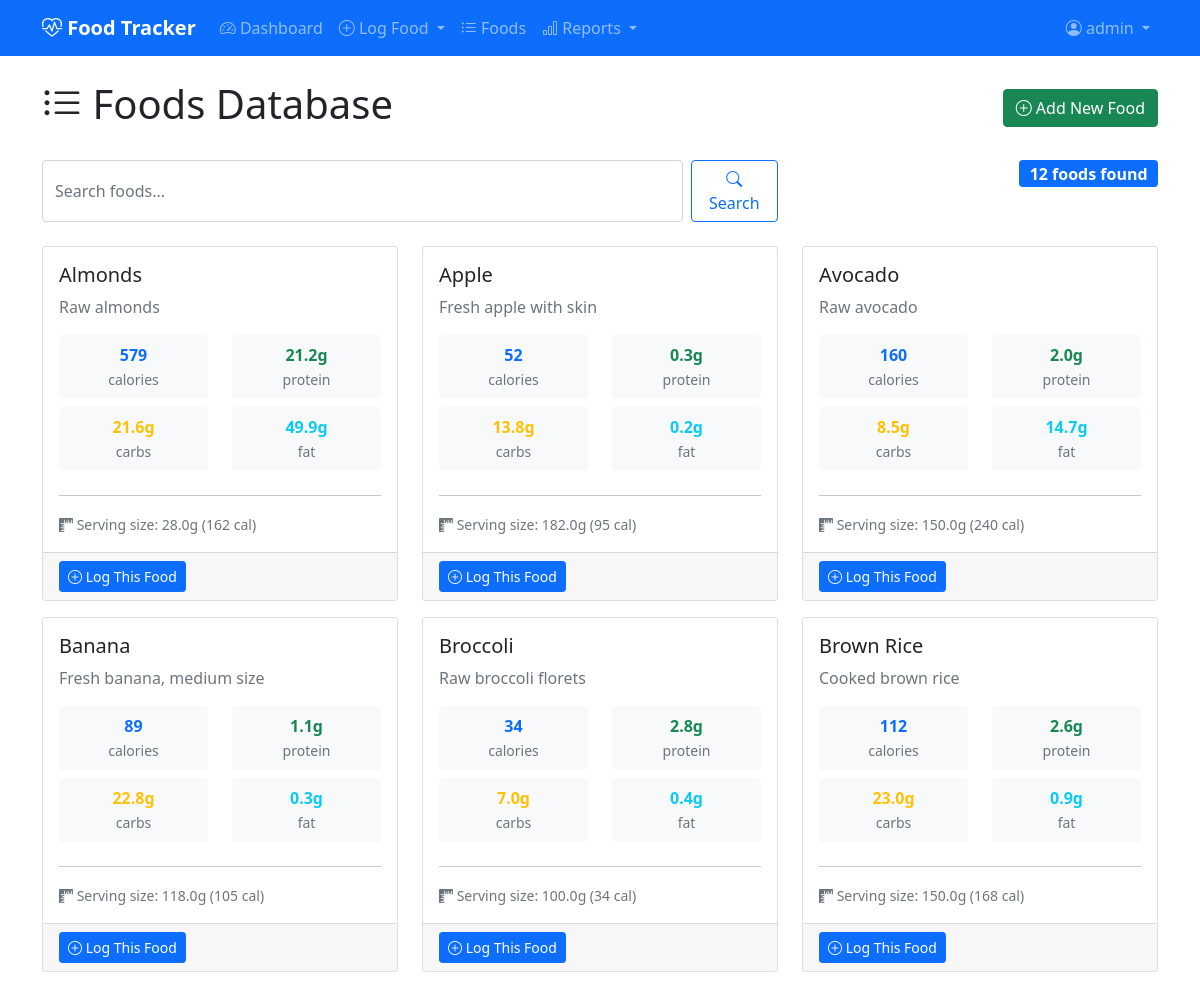
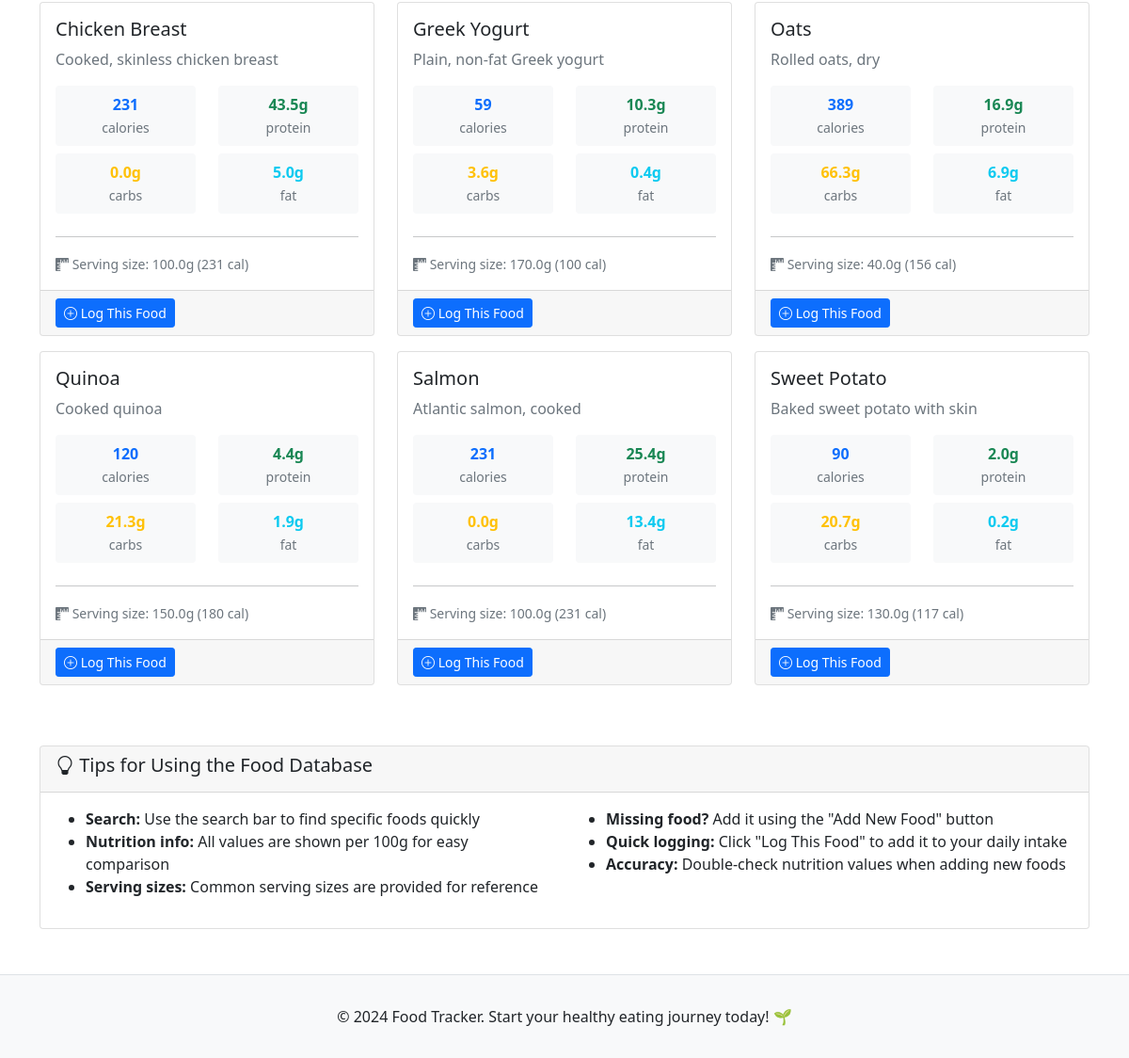
Page /foods/ (signed in) on the committed database (2 pictures, top to bottom).
### counter/models.py (models this page shows, shortened)
class Food(models.Model):
    name = models.CharField(max_length=200, unique=True)
    description = models.TextField(blank=True, help_text="Brief description of the food item")
    calories_per_100g = models.DecimalField(max_digits=6, decimal_places=2, default=0)
    protein_per_100g = models.DecimalField(max_digits=6, decimal_places=2, default=0, help_text="Protein in grams")
    carbs_per_100g = models.DecimalField(max_digits=6, decimal_places=2, default=0, help_text="Carbohydrates in grams")
    fat_per_100g = models.DecimalField(max_digits=6, decimal_places=2, default=0, help_text="Fat in grams")
    fiber_per_100g = models.DecimalField(max_digits=6, decimal_places=2, default=0, help_text="Fiber in grams")
    serving_size_g = models.DecimalField(max_digits=6, decimal_places=1, default=100, help_text="Common serving size in grams")
    created_at = models.DateTimeField(auto_now_add=True)
    updated_at = models.DateTimeField(auto_now=True)
    class Meta:
        ordering = ['name']
    def calories_per_serving(self):
        return (self.calories_per_100g * self.serving_size_g / 100).quantize(Decimal('0.1'))

### counter/views.py (the view)
# urls.py: path('foods/', views.food_list, name='food_list'),
def food_list(request):
    query = request.GET.get('search', '')
    foods = Food.objects.all()
    if query:
        foods = foods.filter(
            Q(name__icontains=query) | Q(description__icontains=query)
        )
    foods = foods.order_by('name')
    context = {
        'foods': foods,
        'search_query': query,
    }
    return render(request, 'food_list.html', context)

### counter/templates/food_list.html (shortened to what this page needs)
{% extends 'base.html' %}
{% block content %}
<div class="d-flex justify-content-between align-items-center mb-4">
    <h1><i class="bi bi-list-ul"></i> Foods Database</h1>
    <a href="{% url 'add_food' %}" class="btn btn-success">
        <i class="bi bi-plus-circle"></i> Add New Food
    </a>
</div>
<div class="row mb-4">
    <div class="col-lg-8">
        <form method="get" class="d-flex">
            <input type="text" name="search" class="form-control" placeholder="Search foods..."
                   value="{{ search_query }}" autocomplete="off">
            <button type="submit" class="btn btn-outline-primary ms-2">
                <i class="bi bi-search"></i> Search
            </button>
        </form>
    </div>
    <div class="col-lg-4">
        <div class="text-end">
            <span class="badge bg-primary fs-6">{{ foods.count }} food{{ foods.count|pluralize }} found</span>
        </div>
    </div>
</div>
<div class="row">
    {% if foods %}
        {% for food in foods %}
            <div class="col-lg-6 col-xl-4 mb-3">
                <div class="card h-100">
                    <div class="card-body">
                        <h5 class="card-title">{{ food.name }}</h5>
                        {% if food.description %}
                            <p class="card-text text-muted">{{ food.description|truncatewords:15 }}</p>
                        {% endif %}
                        <div class="nutrition-info">
                            <div class="row text-center">
                                <div class="col-6">
                                    <div class="bg-light p-2 rounded mb-2">
                                        <strong class="text-primary">{{ food.calories_per_100g|floatformat:0 }}</strong><br>
                                        <small class="text-muted">calories</small>
                                    </div>
                                </div>
                                <div class="col-6">
                                    <div class="bg-light p-2 rounded mb-2">
                                        <strong class="text-success">{{ food.protein_per_100g|floatformat:1 }}g</strong><br>
                                        <small class="text-muted">protein</small>
                                    </div>
                                </div>
                            </div>
                            <div class="row text-center">
                                <div class="col-6">
                                    <div class="bg-light p-2 rounded mb-2">
                                        <strong class="text-warning">{{ food.carbs_per_100g|floatformat:1 }}g</strong><br>
                                        <small class="text-muted">carbs</small>
                                    </div>
                                </div>
                                <div class="col-6">
                                    <div class="bg-light p-2 rounded mb-2">
                                        <strong class="text-info">{{ food.fat_per_100g|floatformat:1 }}g</strong><br>
                                        <small class="text-muted">fat</small>
                                    </div>
                                </div>
                            </div>
                        </div>
                        <hr>
                        <div class="row">
                            <div class="col-12">
                                <small class="text-muted">
                                    <i class="bi bi-rulers"></i> Serving size: {{ food.serving_size_g }}g
                                    ({{ food.calories_per_serving|floatformat:0 }} cal)
                                </small>
                            </div>
                        </div>
                    </div>
                    <div class="card-footer">
                        <div class="d-grid">
                            <form method="get" action="{% url 'log_food' %}">
                                <button type="submit" class="btn btn-primary btn-sm">
                                    <i class="bi bi-plus-circle"></i> Log This Food
                                </button>
                            </form>
                        </div>
                    </div>
                </div>
            </div>
        {% endfor %}
    {% endif %}
</div>
<div class="row mt-5">
    <div class="col-12">
        <div class="card">
            <div class="card-header">
                <h5><i class="bi bi-lightbulb"></i> Tips for Using the Food Database</h5>
            </div>
            <div class="card-body">
                <div class="row">
                    <div class="col-md-6">
                        <ul>
                            <li><strong>Search:</strong> Use the search bar to find specific foods quickly</li>
                            <li><strong>Nutrition info:</strong> All values are shown per 100g for easy comparison</li>
                            <li><strong>Serving sizes:</strong> Common serving sizes are provided for reference</li>
                        </ul>
                    </div>
                    <div class="col-md-6">
                        <ul>
                            <li><strong>Missing food?</strong> Add it using the "Add New Food" button</li>
                            <li><strong>Quick logging:</strong> Click "Log This Food" to add it to your daily intake</li>
                            <li><strong>Accuracy:</strong> Double-check nutrition values when adding new foods</li>
                        </ul>
                    </div>
                </div>
            </div>
        </div>
    </div>
</div>
{% endblock %}

### counter/templates/base.html (shortened to what this page needs)
<!DOCTYPE html>
<html lang="en">
<head>
    <link href="https://cdn.jsdelivr.net/npm/bootstrap@5.1.3/dist/css/bootstrap.min.css" rel="stylesheet">
    <link href="https://cdn.jsdelivr.net/npm/bootstrap-icons@1.7.2/font/bootstrap-icons.css" rel="stylesheet">
</head>
<body>
    <nav class="navbar navbar-expand-lg navbar-dark bg-primary">
        <div class="container">
            <a class="navbar-brand" href="{% url 'home' %}">
                <i class="bi bi-heart-pulse"></i> Food Tracker
            </a>
            <div class="collapse navbar-collapse" id="navbarNav">
                <ul class="navbar-nav me-auto">
                    {% if user.is_authenticated %}
                        <li class="nav-item">
                            <a class="nav-link" href="{% url 'dashboard' %}">
                                <i class="bi bi-speedometer2"></i> Dashboard
                            </a>
                        </li>
                        <li class="nav-item dropdown">
                            <a class="nav-link dropdown-toggle" href="#" role="button" data-bs-toggle="dropdown">
                                <i class="bi bi-plus-circle"></i> Log Food
                            </a>
                        </li>
                        <li class="nav-item">
                            <a class="nav-link" href="{% url 'food_list' %}">
                                <i class="bi bi-list-ul"></i> Foods
                            </a>
                        </li>
                        <li class="nav-item dropdown">
                            <a class="nav-link dropdown-toggle" href="#" role="button" data-bs-toggle="dropdown">
                                <i class="bi bi-bar-chart"></i> Reports
                            </a>
                        </li>
                    {% endif %}
                </ul>
                <ul class="navbar-nav">
                    {% if user.is_authenticated %}
                        <li class="nav-item dropdown">
                            <a class="nav-link dropdown-toggle" href="#" role="button" data-bs-toggle="dropdown">
                                <i class="bi bi-person-circle"></i> {{ user.username }}
                            </a>
                        </li>
                    {% endif %}
                </ul>
            </div>
        </div>
    </nav>
    <main class="container mt-4">
        {% block content %}
        {% endblock %}
    </main>
    <footer class="footer">
        <div class="container text-center">
            <p class="mb-0">&copy; 2024 Food Tracker. Start your healthy eating journey today! 🌱</p>
        </div>
    </footer>
</body>
</html>

### counter/templates/base.html (style rules this page uses)
.navbar-brand { font-weight: bold; }
.footer { margin-top: 3rem; padding: 2rem 0; background-color: #f8f9fa; border-top: 1px solid #dee2e6; }

### rows in the picture
Food: name "Almonds", description "Raw almonds", calories_per_100g "579", protein_per_100g "21.2", carbs_per_100g "21.6", fat_per_100g "49.9", serving_size_g "28.0", calories_per_serving "162"
Food: name "Apple", description "Fresh apple with skin", calories_per_100g "52", protein_per_100g "0.3", carbs_per_100g "13.8", fat_per_100g "0.2", serving_size_g "182.0", calories_per_serving "95"
Food: name "Avocado", description "Raw avocado", calories_per_100g "160", protein_per_100g "2.0", carbs_per_100g "8.5", fat_per_100g "14.7", serving_size_g "150.0", calories_per_serving "240"
Food: name "Banana", description "Fresh banana, medium size", calories_per_100g "89", protein_per_100g "1.1", carbs_per_100g "22.8", fat_per_100g "0.3", serving_size_g "118.0", calories_per_serving "105"
Food: name "Broccoli", description "Raw broccoli florets", calories_per_100g "34", protein_per_100g "2.8", carbs_per_100g "7.0", fat_per_100g "0.4", serving_size_g "100.0", calories_per_serving "34"
Food: name "Brown Rice", description "Cooked brown rice", calories_per_100g "112", protein_per_100g "2.6", carbs_per_100g "23.0", fat_per_100g "0.9", serving_size_g "150.0", calories_per_serving "168"
Food: name "Chicken Breast", description "Cooked, skinless chicken breast", calories_per_100g "231", protein_per_100g "43.5", carbs_per_100g "0.0", fat_per_100g "5.0", serving_size_g "100.0", calories_per_serving "231"
Food: name "Greek Yogurt", description "Plain, non-fat Greek yogurt", calories_per_100g "59", protein_per_100g "10.3", carbs_per_100g "3.6", fat_per_100g "0.4", serving_size_g "170.0", calories_per_serving "100"
Food: name "Oats", description "Rolled oats, dry", calories_per_100g "389", protein_per_100g "16.9", carbs_per_100g "66.3", fat_per_100g "6.9", serving_size_g "40.0", calories_per_serving "156"
Food: name "Quinoa", description "Cooked quinoa", calories_per_100g "120", protein_per_100g "4.4", carbs_per_100g "21.3", fat_per_100g "1.9", serving_size_g "150.0", calories_per_serving "180"
Food: name "Salmon", description "Atlantic salmon, cooked", calories_per_100g "231", protein_per_100g "25.4", carbs_per_100g "0.0", fat_per_100g "13.4", serving_size_g "100.0", calories_per_serving "231"
Food: name "Sweet Potato", description "Baked sweet potato with skin", calories_per_100g "90", protein_per_100g "2.0", carbs_per_100g "20.7", fat_per_100g "0.2", serving_size_g "130.0", calories_per_serving "117"

### other values in the picture
{{ user.username }} "admin"
{{ foods.count }} "12"
